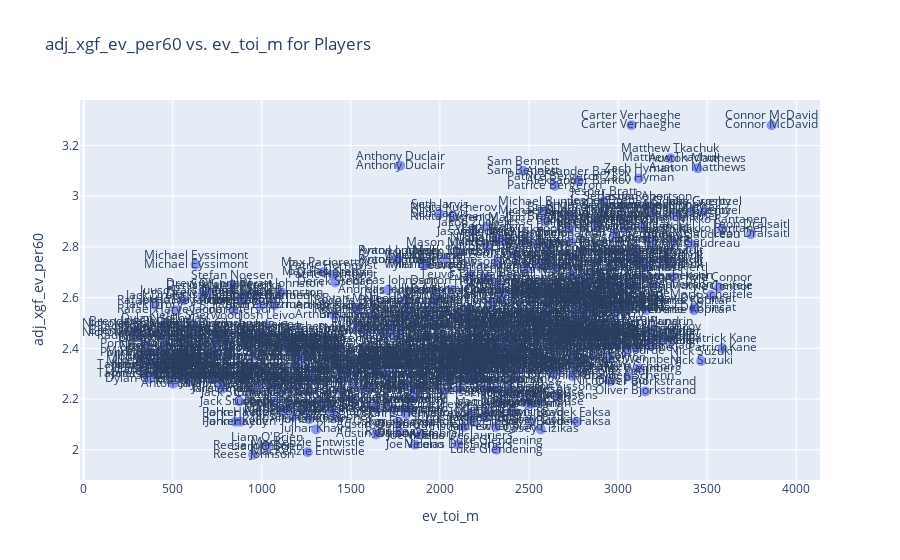

The cell this chart's notebook holds for it:
### Code cell
import pandas as pd
import plotly.express as px

metric = 'adj_xgf_ev_per60' 
toi = 'ev_toi_m'

df_viz = df
df_viz = df_viz.dropna(subset=[toi, metric])  # Drop rows with missing values in these columns

# Create an interactive scatter plot using Plotly
fig = px.scatter(df_viz, x=toi, y=metric, text='player_name', labels={toi: f'{toi}', metric: f'{metric}'},
                 title=f'{metric} vs. {toi} for Players')

# Customize the appearance
fig.update_traces(marker=dict(size=10, opacity=0.7))

# Add data labels for each point
fig.update_layout(annotations=[dict(x=df_viz[toi].iloc[i], 
                                    y=df_viz[metric].iloc[i], 
                                    text=df_viz['player_name'].iloc[i], 
                                    showarrow=False, 
                                    xanchor='center', 
                                    yanchor='bottom') for i in range(len(df_viz))])

# Show the interactive plot
fig.show()
